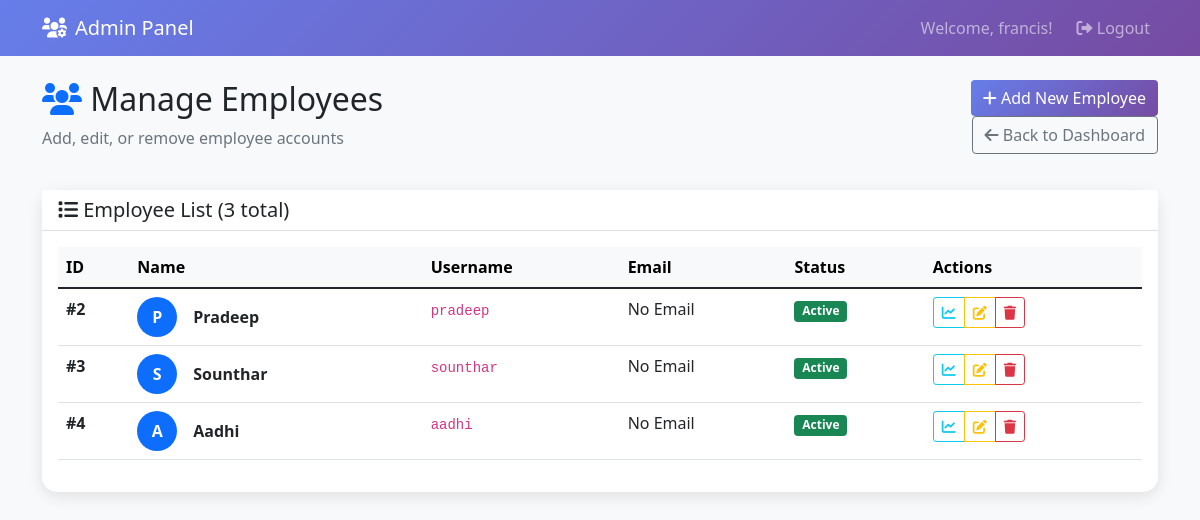
The page /admin/employees (signed in) on the database its author committed.
### tables this page shows
CREATE TABLE users (
            user_id INTEGER PRIMARY KEY AUTOINCREMENT,
            username TEXT UNIQUE NOT NULL,
            password TEXT NOT NULL,
            employee_name TEXT NOT NULL,
            role TEXT NOT NULL DEFAULT 'employee',
            email TEXT,
            phone TEXT,
            department TEXT DEFAULT 'General',
            geofence_status TEXT DEFAULT 'none',
            compoff_balance INTEGER DEFAULT 0,
            created_at TIMESTAMP DEFAULT CURRENT_TIMESTAMP,
            updated_at TIMESTAMP DEFAULT CURRENT_TIMESTAMP
        , vacation_days_total INTEGER DEFAULT 5, sick_days_total INTEGER DEFAULT 5, vacation_days_taken INTEGER DEFAULT 0, sick_days_taken INTEGER DEFAULT 0);

### app.py (the view)
@app.route('/admin/employees')
@admin_required
def manage_employees():
    try:
        conn = get_db_connection()
        cursor = conn.cursor()
        cursor.execute("""
            SELECT user_id, username, employee_name as name, email, role, phone, department, created_at
            FROM users
            WHERE role = 'employee'
            ORDER BY user_id ASC
        """)
        employees = cursor.fetchall()
        conn.close()
        return render_template('manage_employees.html',
                             username=session['username'],
                             employees=employees)
    except Exception as e:
        print(f"Manage employees error: {e}")
        flash(f'Error loading employees: {str(e)}', 'error')
        return redirect(url_for('admin_dashboard'))

### app.py (called while the page is built)
@app.after_request
def after_request(response):
    response.headers['Cache-Control'] = 'no-cache, no-store, must-revalidate'
    response.headers['Pragma'] = 'no-cache'
    response.headers['Expires'] = '0'
    origin = request.headers.get('Origin')
    if origin:
        response.headers['Access-Control-Allow-Origin'] = origin
        response.headers['Access-Control-Allow-Credentials'] = 'true'
        response.headers['Access-Control-Allow-Methods'] = 'GET, POST, PUT, DELETE, OPTIONS'
        response.headers['Access-Control-Allow-Headers'] = 'Content-Type, X-CSRFToken, X-Requested-With'
    return response

def dict_factory(cursor, row):
    d = {}
    for idx, col in enumerate([c[0] for c in cursor.description]):
        d[col] = row[idx]
    return d

def get_db_connection():
    conn = sqlite3.connect(DB_PATH)
    conn.row_factory = dict_factory  # Use dict factory instead of Row
    return conn

def admin_required(f):
    from functools import wraps
    @wraps(f)
    def decorated_function(*args, **kwargs):
        if session.get('role') != 'admin':
            flash('Access denied. Admin privileges required.', 'error')
            return redirect(url_for('home'))
        return f(*args, **kwargs)
    return decorated_function

### templates/manage_employees.html (shortened to what this page needs)
<!DOCTYPE html>
<html lang="en">
<head>
    <link href="https://cdn.jsdelivr.net/npm/bootstrap@5.1.3/dist/css/bootstrap.min.css" rel="stylesheet">
    <link href="https://cdnjs.cloudflare.com/ajax/libs/font-awesome/6.0.0/css/all.min.css" rel="stylesheet">
</head>
<body class="bg-light">
    <nav class="navbar navbar-expand-lg navbar-dark navbar-custom">
        <div class="container">
            <a class="navbar-brand" href="{{ url_for('admin_dashboard') }}">
                <i class="fas fa-users-cog me-2"></i>Admin Panel
            </a>
            <div class="navbar-nav ms-auto">
                <span class="navbar-text me-3">Welcome, {{ username }}!</span>
                <a class="nav-link" href="{{ url_for('logout') }}"><i class="fas fa-sign-out-alt"></i> Logout</a>
            </div>
        </div>
    </nav>
    <div class="container mt-4">
        <div class="row mb-4">
            <div class="col-md-8">
                <h2><i class="fas fa-users text-primary"></i> Manage Employees</h2>
                <p class="text-muted">Add, edit, or remove employee accounts</p>
            </div>
            <div class="col-md-4 text-end">
                <a href="{{ url_for('add_employee') }}" class="btn btn-custom">
                    <i class="fas fa-plus"></i> Add New Employee
                </a>
                <a href="{{ url_for('admin_dashboard') }}" class="btn btn-outline-secondary">
                    <i class="fas fa-arrow-left"></i> Back to Dashboard
                </a>
            </div>
        </div>
        <div class="card card-custom">
            <div class="card-header bg-white">
                <h5 class="mb-0"><i class="fas fa-list"></i> Employee List ({{ employees|length }} total)</h5>
            </div>
            <div class="card-body">
                {% if employees %}
                <div class="table-responsive">
                    <table class="table table-hover">
                        <thead class="table-light">
                            <tr>
                                <th>ID</th>
                                <th>Name</th>
                                <th>Username</th>
                                <th>Email</th>
                                <th>Status</th>
                                <th>Actions</th>
                            </tr>
                        </thead>
                        <tbody>
                            {% for employee in employees %}
                            <tr>
                                <td><strong>#{{ employee.user_id }}</strong></td>
                                <td>
                                    <div class="d-flex align-items-center">
                                        <div class="bg-primary rounded-circle d-flex align-items-center justify-content-center me-3"
                                             style="width: 40px; height: 40px;">
                                            <span class="text-white fw-bold">
                                                {{ employee.name[0].upper() if employee.name else 'U' }}
                                            </span>
                                        </div>
                                        <div>
                                            <strong>{{ employee.name or 'No Name' }}</strong>
                                        </div>
                                    </div>
                                </td>
                                <td><code>{{ employee.username }}</code></td>
                                <td>{{ employee.email or 'No Email' }}</td>
                                <td>
                                    <span class="badge bg-success">Active</span>
                                </td>
                                <td>
                                    <div class="btn-group" role="group">
                                        <a href="{{ url_for('employee_report', user_id=employee.user_id) }}"
                                           class="btn btn-sm btn-outline-info" title="View Report">
                                            <i class="fas fa-chart-line"></i>
                                        </a>
                                        <a href="{{ url_for('edit_employee', user_id=employee.user_id) }}"
                                           class="btn btn-sm btn-outline-warning" title="Edit">
                                            <i class="fas fa-edit"></i>
                                        </a>
                                        <button type="button" class="btn btn-sm btn-outline-danger"
                                                onclick="confirmDelete({{ employee.user_id }}, '{{ employee.name }}')"
                                                title="Delete">
                                            <i class="fas fa-trash"></i>
                                        </button>
                                    </div>
                                </td>
                            </tr>
                            {% endfor %}
                        </tbody>
                    </table>
                </div>
                {% endif %}
            </div>
        </div>
    </div>
</body>
</html>

### templates/manage_employees.html (style rules this page uses)
.navbar-custom { background: linear-gradient(135deg, #667eea 0%, #764ba2 100%); }
.btn-custom { background: linear-gradient(135deg, #667eea 0%, #764ba2 100%); border: none; color: white; }
.card-custom { border: none; border-radius: 15px; box-shadow: 0 4px 15px rgba(0,0,0,0.1); }

### rows shown on the page
users: user_id "2", employee_name "P", employee_name "Pradeep", username "pradeep", email "No Email"
users: user_id "3", employee_name "S", employee_name "Sounthar", username "sounthar", email "No Email"
users: user_id "4", employee_name "A", employee_name "Aadhi", username "aadhi", email "No Email"

### other values the page prints
{{ username }} "francis"
{{ employees|length }} "3"
